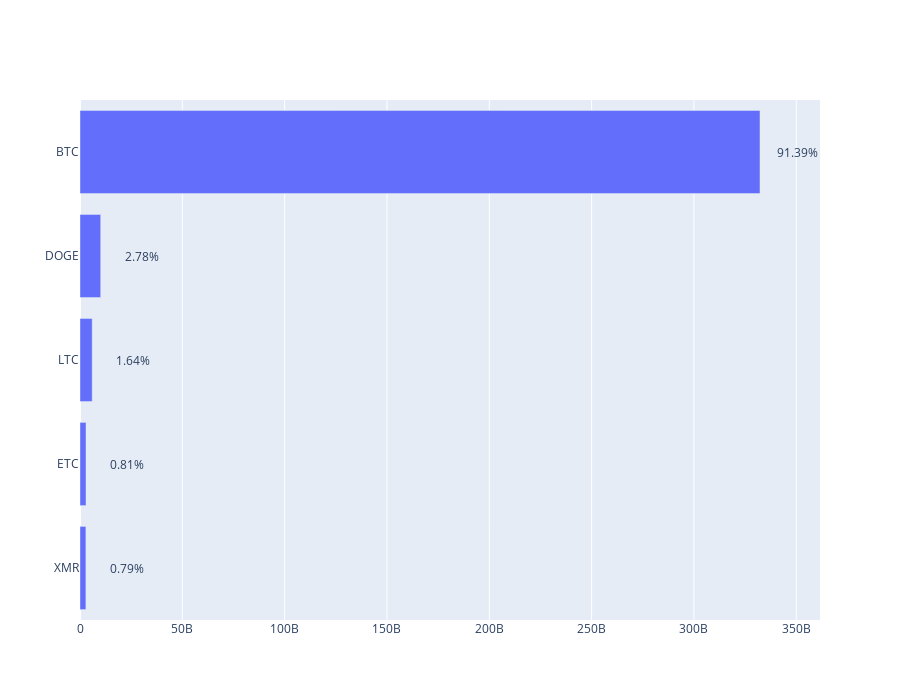

Notebook code for this chart:
### Markdown cell above
📕 A mineable coin is a coin that is created and can be acquired through the mining process.

### Code cell
f_symbols_with_tags_df = get_symbols_with_tags("mineable")
visualize_symbols(f_symbols_with_tags_df, 5)

### Figure 1 — Plotly figure (JSON) as saved in the notebook; plotly's stock layout.template omitted (floating-point values rounded to 4 significant figures)
{"data": [{"orientation": "h", "type": "bar", "x": [2889000000.0, 2945000000.0, 5957000000.0, 10120000000.0, 332300000000.0], "y": ["XMR", "ETC", "LTC", "DOGE", "BTC"]}], "layout": {"annotations": [{"showarrow": false, "text": "0.79%", "x": 2889000000.0, "xanchor": "right", "xshift": 60, "y": "XMR", "yanchor": "middle"}, {"showarrow": false, "text": "0.81%", "x": 2945000000.0, "xanchor": "right", "xshift": 60, "y": "ETC", "yanchor": "middle"}, {"showarrow": false, "text": "1.64%", "x": 5957000000.0, "xanchor": "right", "xshift": 60, "y": "LTC", "yanchor": "middle"}, {"showarrow": false, "text": "2.78%", "x": 10120000000.0, "xanchor": "right", "xshift": 60, "y": "DOGE", "yanchor": "middle"}, {"showarrow": false, "text": "91.39%", "x": 332300000000.0, "xanchor": "right", "xshift": 60, "y": "BTC", "yanchor": "middle"}], "height": 700}}
